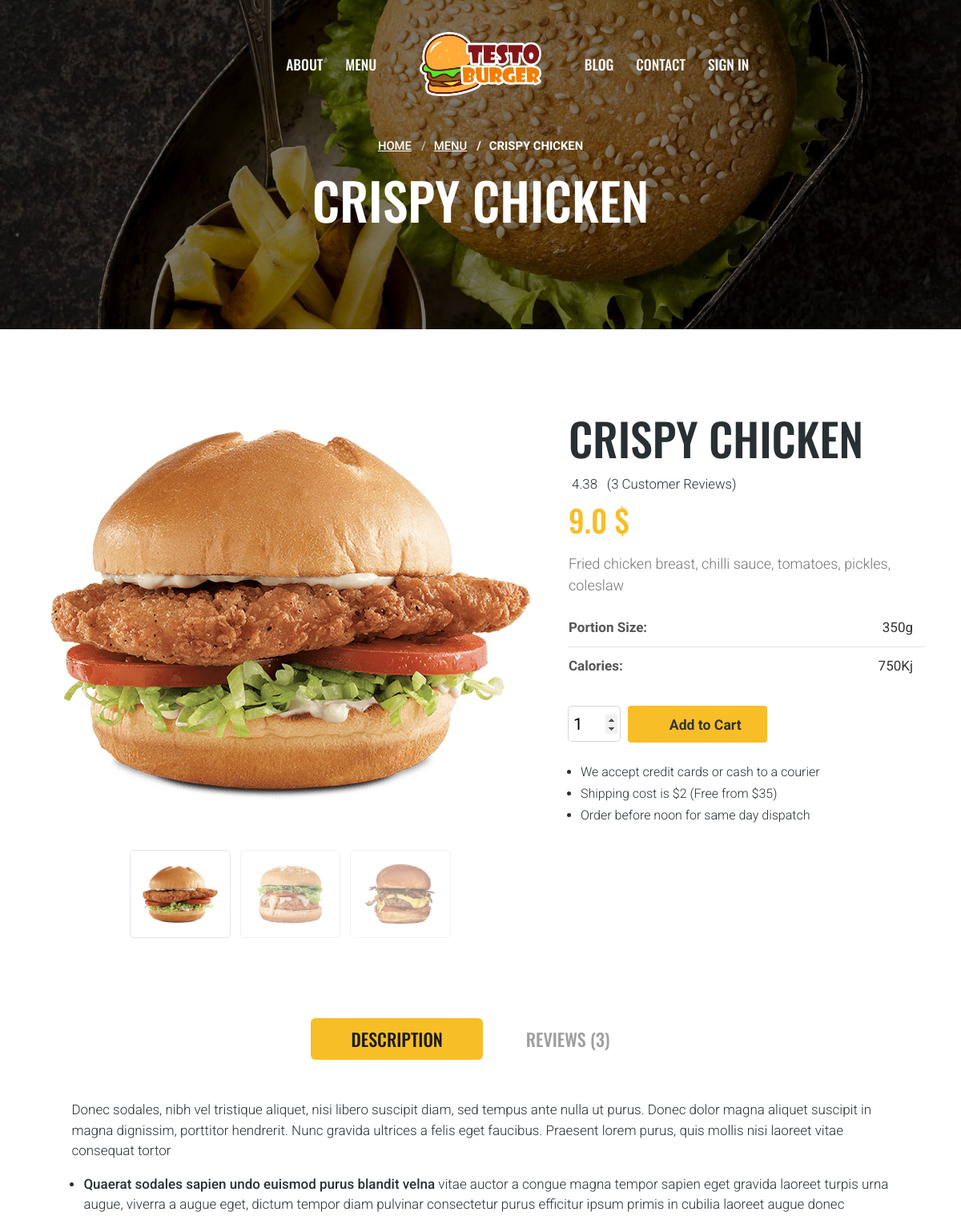
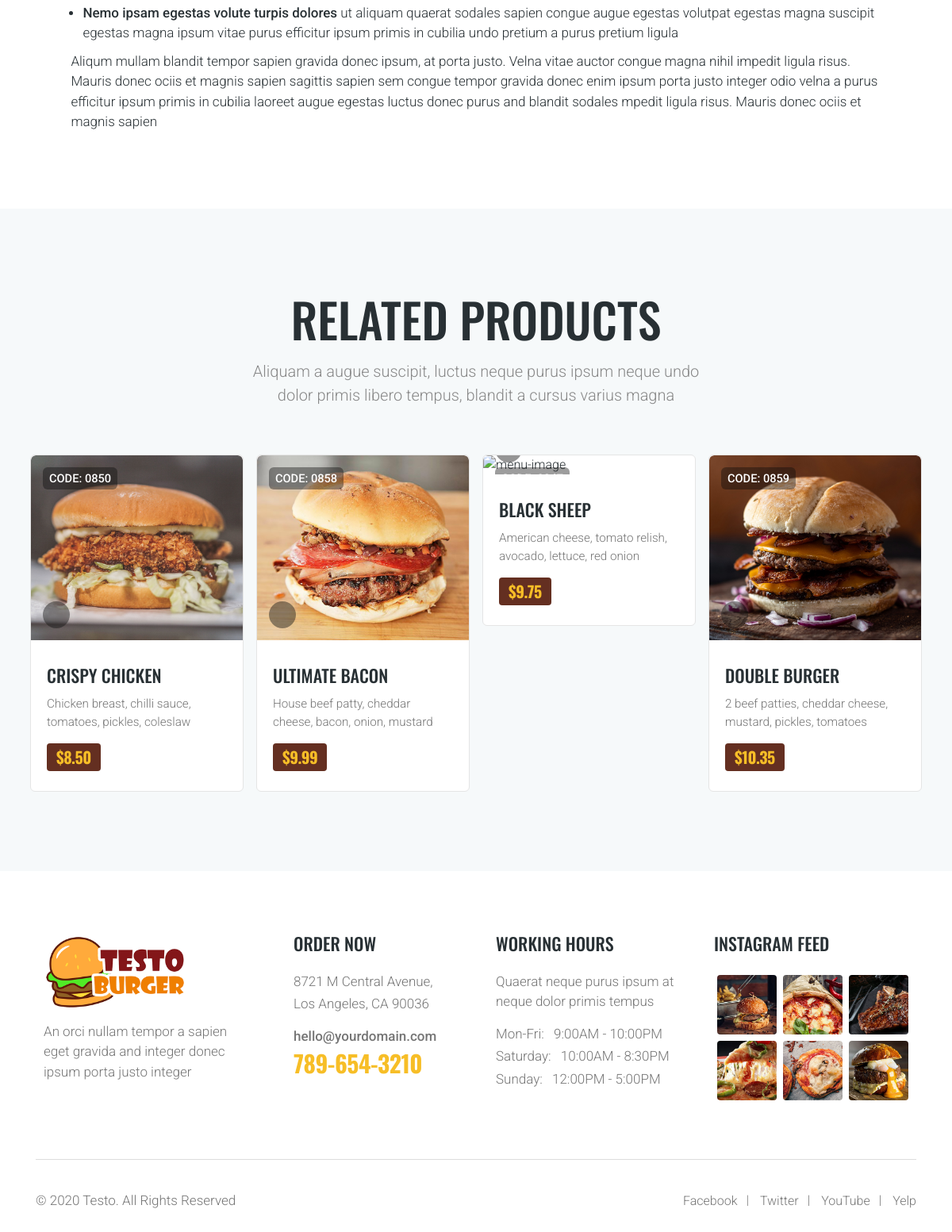
Page /product/1 on the committed database (2 pictures, top to bottom).
### main/models.py (models this page shows, shortened)
class Products(models.Model):
    category = models.ForeignKey(Categories, on_delete=models.CASCADE, related_name='prod_cat')
    name = models.CharField(max_length=50)
    price = models.FloatField()
    discount = models.FloatField(null=True, blank=True)
    description = models.TextField()
    portion = models.PositiveIntegerField()
    callories = models.PositiveIntegerField()

class PImanges(models.Model):
    product = models.ForeignKey(Products, on_delete=models.CASCADE, related_name='image_prod')
    image = models.ImageField(upload_to='product')

### main/views.py (the view)
# urls.py: path('product/<int:pk>', ProductDetailView.as_view()),
class ProductDetailView(DetailView):
    model = Products
    template_name = 'main/product-detail.html'
    context_object_name = 'product'
    def get_context_data(self, **kwargs):
        context = super().get_context_data(**kwargs)
        return context

### templates/main/product-detail.html (shortened to what this page needs)
{% extends 'main/base.html' %}
{% load static %}
{% block content %}
			<div id="product-page" class="page-hero-section division">
				<div class="container">
					<div class="row">
						<div class="col-lg-10 offset-lg-1">
							<div class="hero-txt text-center white-color">
								<div id="breadcrumb">
									<div class="row">
										<div class="col">
											<div class="breadcrumb-nav">
												<nav aria-label="breadcrumb">
												  	<ol class="breadcrumb">
												    	<li class="breadcrumb-item"><a href="/">Home</a></li>
												    	<li class="breadcrumb-item"><a href="/menu/">Menu</a></li>
												    	<li class="breadcrumb-item active" aria-current="page">{{ product.name }}</li>
												  	</ol>
												</nav>
											</div>
										</div>
									</div>
								</div>
								<h2 class="h2-xl">{{ product.name }}</h2>
							</div>
						</div>
					</div>
				</div>
			</div>
			<section id="product-1" class="pt-100 single-product division">
				<div class="container">
					<div class="row">
						<div class="col-lg-7">
							<div class="product-preview">
				 				<div class="tabs-content">
									{% for i in product.image_prod.all %}
										<div id="tab-{{i.id}}-img" class="tab-content text-center {% if product.image_prod.first == i %} displayed {% endif %}">
											<img class="img-fluid" src="{{ i.image.url }}" alt="menu-image" />
										</div>
									{% endfor %}
								</div>
								<div class="tabs-nav">
								 	<div class="row">
										<div class="col-lg-12 text-center">
									 		<ul class="tabs-2 clearfix">
												{% for i in product.image_prod.all %}
													<li class="tab-link {% if product.image_prod.first == i %} displayed {% endif %}" data-tab="tab-{{i.id}}-img">
														<img src="{{ i.image.url }}" alt="menu-image" />
													</li>
												{% endfor %}
											</ul>
										</div>
									</div>
							 	</div>
							</div>
						</div>
						<div class="col-lg-5">
							<div class="product-description">
								<div class="project-title">
									<h2 class="h2-lg">{{ product.name }}</h2>
									<div class="stars-rating">
										<span>4.38</span>
										<span>(3 Customer Reviews)</span>
									</div>
									<div class="project-price">
										<h4 class="h4-xl yellow-color">{% if product.discount %}<span class="old-price">{{ product.price }} $ </span> {{ product.discount }} $ {% else %} {{ product.price }} ${% endif %}</h4>
									</div>
								</div>
								<div class="product-txt">
									<p class="p-md grey-color">{{ product.description }}
									</p>
									<div class="product-info">
										<p>Portion Size: <span>{{product.portion}}g</span></p>
										<p>Calories: <span>{{ product.callories }}Kj</span></p>
									</div>
									<input class="qty" type="number" min="1" max="20" value="1">
									<div class="add-to-cart-btn bg-yellow ico-20 text-center">
										<a href="/add-cart/?id={{product.pk}}&m=cart"><span class="flaticon-shopping-bag"></span> Add to Cart</a>
									</div>
									<ul class="txt-list">
										<li class="list-item"><p class="p-sm">We accept credit cards or cash to a courier</p></li>
										<li class="list-item"><p class="p-sm">Shipping cost is $2 (Free from $35)</p></li>
										<li class="list-item"><p class="p-sm">Order before noon for same day dispatch</p></li>
									</ul>
								</div>
							</div>
						</div>
					</div>
				</div>
			</section>
			<section id="product-1-data" class="wide-80 single-product-data division">
				<div class="container">
					<div class="row">
						<div class="col-md-12">
							<div class="">
								<div class="tabs-nav">
								 	<div class="row">
										<div class="col-lg-12 text-center">
									 		<ul class="tabs-1 clearfix">
												<li class="tab-link current" data-tab="tab-1">
													<h5 class="h5-sm">Description</h5>
												</li>
												<li class="tab-link" data-tab="tab-2">
													<h5 class="h5-sm">Reviews (3)</h5>
												</li>
											</ul>
										</div>
									</div>
							 	</div>
				 				<div class="tabs-content">
									<div id="tab-1" class="tab-content current">
										<p>Donec sodales, nibh vel tristique aliquet, nisi libero suscipit diam, sed tempus ante nulla ut purus.
										   Donec dolor magna aliquet suscipit in magna dignissim, porttitor hendrerit. Nunc gravida ultrices a felis eget faucibus. Praesent lorem purus, quis mollis nisi laoreet vitae consequat tortor
										</p>
										<ul class="txt-list">
											<li class="list-item">
												<p><span class="txt-500">Quaerat sodales sapien undo euismod purus blandit velna</span> vitae auctor
												   a congue magna tempor sapien eget gravida laoreet turpis urna augue, viverra a augue eget, dictum tempor diam pulvinar consectetur purus efficitur ipsum primis in cubilia laoreet augue donec
												</p>
											</li>
											<li class="list-item">
												<p><span class="txt-500">Nemo ipsam egestas volute turpis dolores</span> ut aliquam quaerat sodales
												   sapien congue augue egestas volutpat egestas magna suscipit egestas magna ipsum vitae purus
												   efficitur ipsum primis in cubilia undo pretium a purus pretium ligula
												</p>
											</li>
										</ul>
										<p>Aliqum  mullam blandit tempor sapien gravida donec ipsum, at porta justo. Velna vitae auctor congue magna
										   nihil impedit ligula risus. Mauris donec ociis et magnis sapien sagittis sapien sem congue tempor gravida donec enim ipsum porta justo integer odio velna a purus efficitur ipsum primis in cubilia laoreet augue egestas luctus donec purus and blandit sodales mpedit ligula risus. Mauris donec ociis et magnis sapien
										</p>
									</div>
				 				</div>
							</div>
						</div>
					</div>
				</div>
			</section>
			<section id="menu-6" class="bg-lightgrey wide-70 menu-section division">
				<div class="container">
					<div class="row">
						<div class="col-lg-10 offset-lg-1">
							<div class="section-title mb-60 text-center">
								<h2 class="h2-xl">Related Products</h2>
								<p class="p-xl">Aliquam a augue suscipit, luctus neque purus ipsum neque undo dolor
								   primis libero tempus, blandit a cursus varius magna
								</p>
							</div>
						</div>
					</div>
					<div class="row">
						<div class="col-sm-6 col-lg-3">
							<div class="menu-6-item bg-white">
								<div class="menu-6-img rel">
									<div class="hover-overlay">
										<img class="img-fluid" src="{% static 'main/images/menu/burger-11.jpg'%}" alt="menu-image" />
										<span class="item-code bg-tra-dark">Code: 0850</span>
										<div class="menu-img-zoom ico-25">
											<a href="{% static 'main/images/menu/burger-11.jpg'%}" class="image-link">
												<span class="flaticon-zoom"></span>
											</a>
										</div>
									</div>
								</div>
								<div class="menu-6-txt rel">
									<div class="like-ico ico-25">
										<a href="#"><span class="flaticon-heart"></span></a>
									</div>
									<h5 class="h5-sm">Crispy Chicken</h5>
									<p class="grey-color">Chicken breast, chilli sauce, tomatoes, pickles, coleslaw</p>
									<div class="menu-6-price bg-coffee">
										<h5 class="h5-xs yellow-color">$8.50</h5>
									</div>
								</div>
							</div>
						</div>
						<div class="col-sm-6 col-lg-3">
							<div class="menu-6-item bg-white">
								<div class="menu-6-img rel">
									<div class="hover-overlay">
										<img class="img-fluid" src="{% static 'main/images/menu/burger-12.jpg'%}" alt="menu-image" />
										<span class="item-code bg-tra-dark">Code: 0858</span>
										<div class="menu-img-zoom ico-25">
											<a href="{% static 'main/images/menu/burger-12.jpg'%}" class="image-link">
												<span class="flaticon-zoom"></span>
											</a>
										</div>
									</div>
								</div>
								<div class="menu-6-txt rel">
									<div class="like-ico ico-25">
										<a href="#"><span class="flaticon-heart"></span></a>
									</div>
									<h5 class="h5-sm">Ultimate Bacon</h5>
									<p class="grey-color">House beef patty, cheddar cheese, bacon, onion, mustard</p>
									<div class="menu-6-price bg-coffee">
										<h5 class="h5-xs yellow-color">$9.99</h5>
									</div>
								</div>
							</div>
						</div>
						<div class="col-sm-6 col-lg-3">
							<div class="menu-6-item bg-white">
								<div class="menu-6-img rel">
									<div class="hover-overlay">
										<img class="img-fluid" src="{% static 'main/images/menu/burger-13.jpg'%}" alt="menu-image" />
										<span class="item-code bg-tra-dark">Code: 0847</span>
										<div class="menu-img-zoom ico-25">
											<a href="{% static 'main/images/menu/burger-13.jpg'%}" class="image-link">
												<span class="flaticon-zoom"></span>
											</a>
										</div>
									</div>
								</div>
								<div class="menu-6-txt rel">
									<div class="like-ico ico-25">
										<a href="#"><span class="flaticon-heart"></span></a>
									</div>
									<h5 class="h5-sm">Black Sheep</h5>
									<p class="grey-color">American cheese, tomato relish, avocado, lettuce, red onion</p>
									<div class="menu-6-price bg-coffee">
										<h5 class="h5-xs yellow-color">$9.75</h5>
									</div>
								</div>
							</div>
						</div>
						<div class="col-sm-6 col-lg-3">
							<div class="menu-6-item bg-white">
								<div class="menu-6-img rel">
									<div class="hover-overlay">
										<img class="img-fluid" src="{% static 'main/images/menu/burger-14.jpg'%}" alt="menu-image" />
										<span class="item-code bg-tra-dark">Code: 0859</span>
										<div class="menu-img-zoom ico-25">
											<a href="{% static 'main/images/menu/burger-14.jpg'%}" class="image-link">
												<span class="flaticon-zoom"></span>
											</a>
										</div>
									</div>
								</div>
								<div class="menu-6-txt rel">
									<div class="like-ico ico-25">
										<a href="#"><span class="flaticon-heart"></span></a>
									</div>
									<h5 class="h5-sm">Double Burger</h5>
									<p class="grey-color">2 beef patties, cheddar cheese, mustard, pickles, tomatoes</p>
									<div class="menu-6-price bg-coffee">
										<h5 class="h5-xs yellow-color">$10.35</h5>
									</div>
								</div>
							</div>
						</div>
					</div>
				</div>
			</section>
{% endblock content %}

### rows in the picture
Products: name "CRISPY CHICKEN", price "9.0", description "Fried chicken breast, chilli sauce, tomatoes, pickles, coleslaw", portion "350", callories "750"
PImanges: image (picture)
PImanges: image (picture)
PImanges: image (picture)
